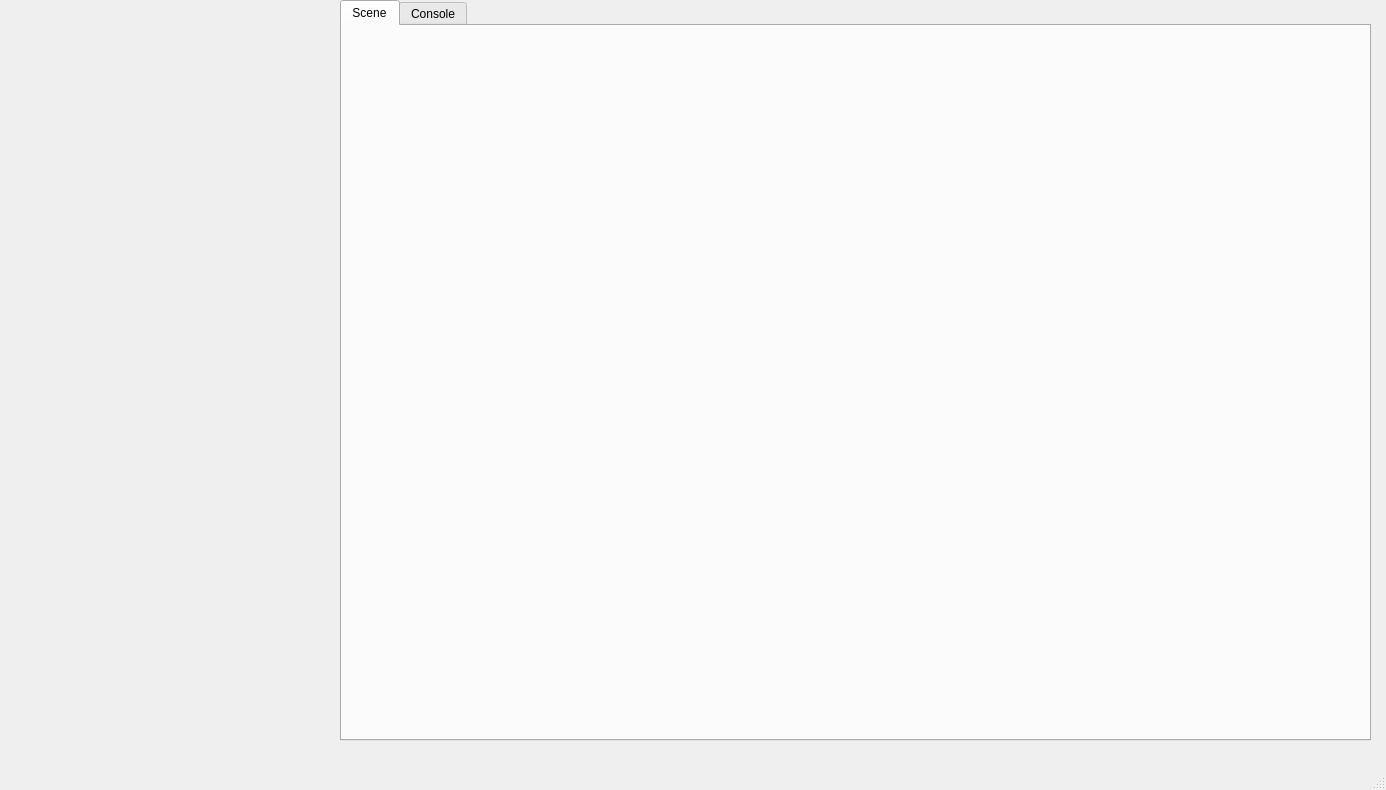
<?xml version="1.0" encoding="UTF-8"?>
<ui version="4.0">
 <class>MainWindow</class>
 <widget class="QMainWindow" name="MainWindow">
  <property name="geometry">
   <rect>
    <x>0</x>
    <y>0</y>
    <width>1386</width>
    <height>790</height>
   </rect>
  </property>
  <property name="windowTitle">
   <string>MainWindow</string>
  </property>
  <widget class="QWidget" name="centralwidget">
   <widget class="QTabWidget" name="tabWidget">
    <property name="geometry">
     <rect>
      <x>340</x>
      <y>0</y>
      <width>1031</width>
      <height>741</height>
     </rect>
    </property>
    <property name="currentIndex">
     <number>0</number>
    </property>
    <widget class="QWidget" name="scene_tab">
     <attribute name="title">
      <string>Scene</string>
     </attribute>
     <widget class="VcvdfOpenGLWidget" name="widget" native="true">
      <property name="geometry">
       <rect>
        <x>10</x>
        <y>0</y>
        <width>1011</width>
        <height>661</height>
       </rect>
      </property>
     </widget>
    </widget>
    <widget class="QWidget" name="console_tab">
     <attribute name="title">
      <string>Console</string>
     </attribute>
    </widget>
   </widget>
  </widget>
  <widget class="QMenuBar" name="menubar">
   <property name="geometry">
    <rect>
     <x>0</x>
     <y>0</y>
     <width>1386</width>
     <height>22</height>
    </rect>
   </property>
  </widget>
  <widget class="QStatusBar" name="statusbar"/>
 </widget>
 <customwidgets>
  <customwidget>
   <class>VcvdfOpenGLWidget</class>
   <extends>QWidget</extends>
   <header location="global">vcvdfopenglwidget.h</header>
   <container>1</container>
  </customwidget>
 </customwidgets>
 <resources/>
 <connections/>
</ui>
